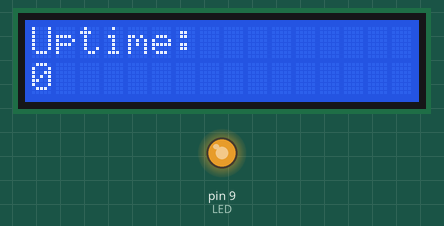
Simulated run of this sketch. Board: Arduino Uno, built with avr-gcc and run on an emulated ATmega328P. On the bench: 16×2 character LCD, output pins drawn as LEDs (lit = HIGH). Pins used as bus, display or sensor lines are not drawn.

Above: at 0.1 s.
At 4.1 s:
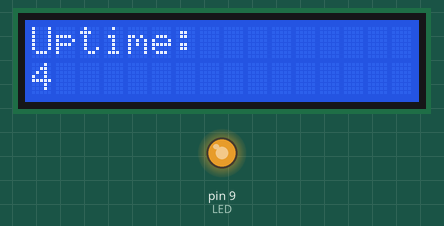
At 9.1 s:
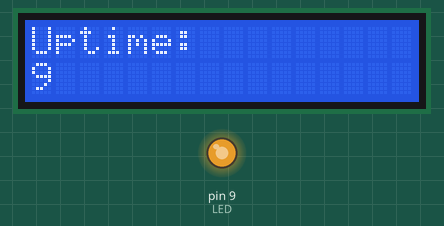
At 19.1 s:
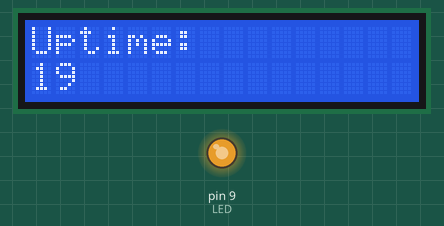
At 29.1 s:
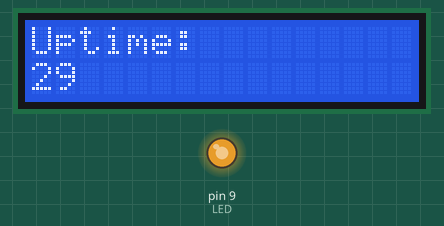
At 39.1 s:
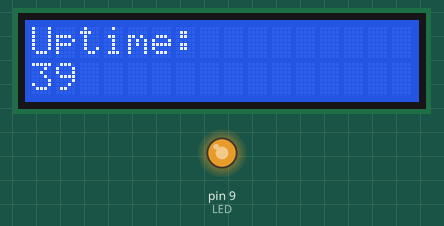

The sketch:

Crystal_Ball.ino
```cpp
#include <LiquidCrystal.h>

//Register select, enable, 4 data pins
LiquidCrystal lcd(12, 11, 5, 4, 3, 2);

const int SWITCH = 6;
const int CONTRAST = 10;
const int LED = 9;

int switchState = 0;
int prevSwitchState = 0;
int reply;

void setup() {
  pinMode(SWITCH, INPUT);
  pinMode(LED, OUTPUT);
  pinMode(CONTRAST, OUTPUT);

  //PWM works well for the LED, and works with contrast
  // if a 100uF capacitor is used between PWM output and
  // ground to smooth the signal.
  analogWrite(LED, 200);
  analogWrite(CONTRAST, 80);

  //cols/rows
  lcd.begin(16, 2);
  lcd.print("Uptime:");
}

void loop() {
  lcd.setCursor(0,1);
  long seconds = millis() / 1000;
  lcd.print(seconds);
}
```

Measured:
- what the display in image 1 shows lasts 1.0 s, from 4.0 s to 5.0 s
